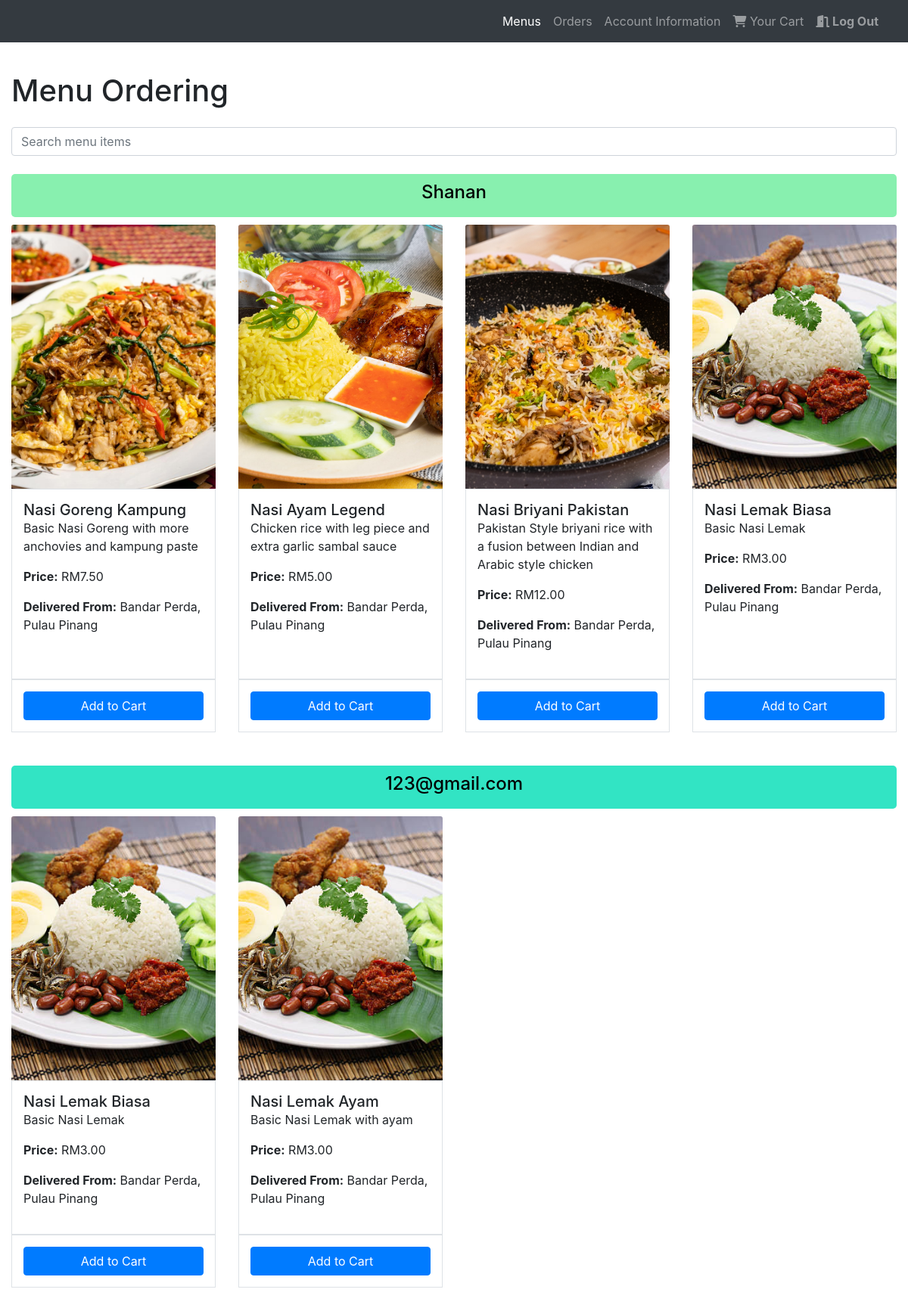
The app's page /customer_mainpage.php (signed in) with its own data.
### tables this page shows
CREATE TABLE `menu` (
  `id` int(11) NOT NULL,
  `vendor_id` int(100) NOT NULL,
  `Item_Name` varchar(255) NOT NULL,
  `Item_Description` varchar(255) NOT NULL,
  `Price` float(5,2) NOT NULL,
  `menu_img` varchar(200) NOT NULL
);

### customer_mainpage.php (the view, shortened to what this page needs)
<?php
include 'connection.php';
$sql = "SELECT m.id, m.Item_Name, m.Item_Description, m.Price, m.menu_img, v.Vendor_Name, v.Vendor_Address
        FROM menu m
        JOIN vendor v ON m.vendor_id = v.id";
$result = $conn->query($sql);
$menus = [];
if ($result->num_rows > 0) {
    while ($row = $result->fetch_assoc()) {
        $addressParts = explode(', ', $row['Vendor_Address']);
        $state = end($addressParts);
        $city = prev($addressParts);
        $cityState = $city . ', ' . $state;
        $menus[$row['Vendor_Name']][] = [
            'id' => $row['id'],
            'Item_Name' => $row['Item_Name'],
            'Item_Description' => $row['Item_Description'],
            'Price' => $row['Price'],
            'menu_img' => $row['menu_img'],
            'Vendor_Name' => $row['Vendor_Name'],
            'Vendor_Address' => $cityState,
        ];
    }
}
?>
<!DOCTYPE html>
<html lang="en">
<head>
    <link rel="stylesheet" href="https://maxcdn.bootstrapcdn.com/bootstrap/4.5.2/css/bootstrap.min.css">
</head>
<body>
    <?php include "customernav.php" ?>
    <div class="container-fluid mt-4">
        <br>
        <br>
        <br>
        <h1 class="mb-4">Menu Ordering</h1>
        <div class="mb-4">
            <input type="text" id="searchInput" class="form-control mb-4" placeholder="Search menu items">
        </div>
        <?php
        foreach ($menus as $vendorName => $menuItems) :
        ?>
            <div class="vendor-container">
                <div class="vendor-name" data-vendor="<?= $vendorName ?>">
                    <h4><?= $vendorName ?></h4>
                </div>
                <div class="row">
                    <?php foreach ($menuItems as $menu) : ?>
                        <div class="col-md-3 mb-4 menu-card">
                            <div class="menu-card d-flex flex-column h-100">
                                <img src="<?= $menu['menu_img'] ?>" class="card-img-top custom-menu-image" alt="<?= $menu['Item_Name'] ?>">
                                <div class="menu-details flex-grow-1">
                                    <h5 class="card-title"><?= $menu['Item_Name'] ?></h5>
                                    <p class="card-text"><?= $menu['Item_Description'] ?></p>
                                    <p class="card-text"><strong>Price:</strong> RM<?= $menu['Price'] ?></p>
                                    <p class="card-text"><strong>Delivered From:</strong> <?= $cityState ?></p>
                                </div>
                                <div class="add-to-cart">
                                    <button class="btn btn-primary w-100" onclick="showQuantityModal(<?= $menu['id'] ?>, '<?= $menu['Vendor_Name'] ?>','<?= $cityState ?>', '<?= $menu['Item_Name'] ?>', <?= $menu['Price'] ?>)" data-item-id="<?= $menu['id'] ?>">Add to Cart</button>
                                </div>
                            </div>
                        </div>
                    <?php endforeach; ?>
                </div>
            </div>
        <?php endforeach; ?>
    </div>
</body>
</html>

### records on screen
menu: menu_img (picture), Item_Name "Nasi Goreng Kampung", Item_Description "Basic Nasi Goreng with more anchovies and kampung paste", Price "7.50", cityState "Bandar Perda, Pulau Pinang"
menu: menu_img (picture), Item_Name "Nasi Ayam Legend", Item_Description "Chicken rice with leg piece and extra garlic sambal sauce", Price "5.00", cityState "Bandar Perda, Pulau Pinang"
menu: menu_img (picture), Item_Name "Nasi Briyani Pakistan", Item_Description "Pakistan Style briyani rice with a fusion between Indian and Arabic style chicken", Price "12.00", cityState "Bandar Perda, Pulau Pinang"
menu: menu_img (picture), Item_Name "Nasi Lemak Biasa", Item_Description "Basic Nasi Lemak", Price "3.00", cityState "Bandar Perda, Pulau Pinang"
menu: menu_img (picture), Item_Name "Nasi Lemak Biasa", Item_Description "Basic Nasi Lemak", Price "3.00", cityState "Bandar Perda, Pulau Pinang"
menu: menu_img (picture), Item_Name "Nasi Lemak Ayam", Item_Description "Basic Nasi Lemak with ayam", Price "3.00", cityState "Bandar Perda, Pulau Pinang"

### other values on screen
$vendorName "Shanan"
$vendorName "123@gmail.com"
